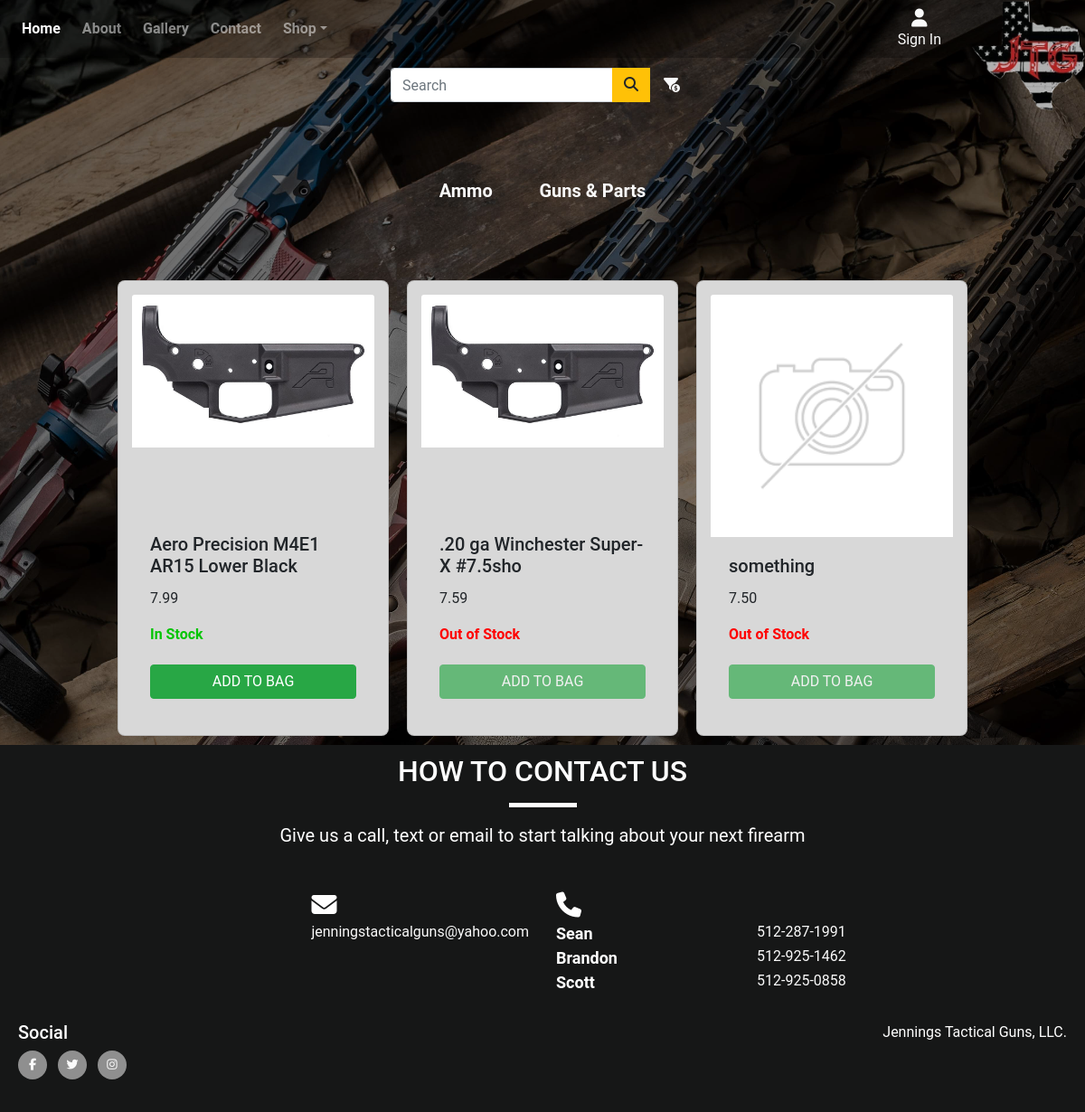
Screenshot of /products/ with the database file from the repository.
### products/models.py (models this page shows, shortened)
class Product(models.Model):
    category = models.ForeignKey('Category', null=True, blank=True, on_delete=models.SET_NULL)
    sku = models.CharField(max_length=254, null=True, blank=True)
    name = models.CharField(max_length=254)
    description = models.TextField()
    price = models.DecimalField(max_digits=6, decimal_places=2)
    is_available = models.BooleanField(default=True)
    image_url = models.URLField(max_length=1024, null=True, blank=True)
    image = models.ImageField(null=True, blank=True)

### products/views.py (the view, shortened to what this page needs)
# urls.py: path('', views.all_products, name='products'),
def all_products(request):
    products = Product.objects.all()
    query = None
    categories = None
    sort = None
    direction = None
    current_sorting = f'{sort}_{direction}'
    context = {
        'products': products,
        'search_term': query,
        'current_categories': categories,
        'current_sorting': current_sorting,
    }
    return render(request, 'products/products.html', context)

### bag/contexts.py (called while the page is built, shortened)
def bag_contents(request):
    bag_items = []
    total = 0
    product_count = 0
    bag = request.session.get('bag', {})
    delivery = total * Decimal(settings.STANDARD_DELIVERY_PERCENTAGE / 100)
    grand_total = delivery + total
    context = {
        'bag_items': bag_items,
        'total': total,
        'product_count': product_count,
        'delivery': delivery,
        'grand_total': grand_total,
    }
    return context

### products/templates/products/products.html (shortened to what this page needs)
{% extends 'base.html' %}
{% load static %}
{% block content %}
<div class="container-fluid cards-container">
  <div class="row">
    <form method="GET" action="{% url 'products' %}" class="search-form">
            <div class="input-group mb-3">
                <input type="text" name="q" minlength="3" placeholder="Search" class="form-control" >
                <div class="input-group-append">
    <button class="btn btn-warning btn-search" type="submit"><i class="fa fa-search left"></i></button>
  </div>
  <div class="input-group-append">
    {% if not current_categories %}
    <a href="{% url 'products' %}?sort=price&direction=asc" class="nav-link non-active-link" data-toggle="tooltip" data-placement="bottom" title="Sort by price">
    <i class="fas fa-funnel-dollar" alt="Sort by price"></i></a>
    {% endif %}
            </div>
            </div>
    </form>
</div>
<nav class="navbar nav-2">
{% if not current_categories %}
  <a class="nav-link non-active-link" href="{% url 'products' %}?category=ammo">Ammo</a>
  <a class="nav-link non-active-link" href="{% url 'products' %}?category=guns_parts">Guns & Parts</a>
{% endif %}
</nav>
  <div class="row cards-row">
  {% if products|length > 0 %}
    {% for product in products %}
    <div class="col-lg-3 col-md-4 col-xs-12 card">
    {% if product.image %}
    <a href="{% url 'product_detail' product.id %}">
      <img
        class="card-img-top"
        src="{{ MEDIA_URL }}{{ product.image }}"
        alt="{{ product.name }}"
      />
      </a>
      {% else %}
      <a href="{% url 'product_detail' product.id %}">
      <img
        class="card-img-top"
        src="{{ MEDIA_URL }}noimage.png"
        alt="{{ product.name }}"
      />
      </a>
    {% endif %}
      <div class="card-body d-flex flex-column">
          <div class="mt-auto">
        <h5 class="card-title">{{ product.name }}</h5>
        <p>{{ product.price }}</p>
        {% if product.is_available  %}
        <p class="stock-indicator-on d-flex flex-column">In Stock</p>
        {% else %}
        <p class="stock-indicator-off d-flex flex-column">Out of Stock</p>
        {% endif %}
        </div>
            <form class="form" action="{% url 'add_to_bag' product.id %}" method="POST">
                {% if product.is_available %}
                <input type="submit" class="btn btn-success text-uppercase" value="Add to Bag">
                {% else %}
                <input type="submit" class="btn btn-success text-uppercase disabled" value="Add to Bag" disabled>
                {% endif %}
            </form>
      </div>
    </div>
    {% endfor %}
  </div>
</div>
{% else %}
<div class="d-flex justify-content-center no-results">
  <h3 class="">No Results Found</h3>
  </div>
{% endif %}
{% endblock %}

### templates/base.html (shortened to what this page needs)
{% load static %}
<!DOCTYPE html>
<html lang="en">
<head>
{% block corecss %}
        <link rel="stylesheet" href="https://stackpath.bootstrapcdn.com/bootstrap/4.4.1/css/bootstrap.min.css">
        <link rel="stylesheet" href="https://cdnjs.cloudflare.com/ajax/libs/hover.css/2.3.1/css/hover-min.css"
		type="text/css" />
        <link rel="stylesheet" href="{% static 'css/base.css' %}">
{% endblock %}
</head>
<body>
	<div class="container-fluid navalert-container">
		<nav class="navbar navbar-dark navbar-expand-sm">
			<div class="collapse navbar-collapse" id="navbarNavDropdown">
				<ul class="navbar-nav mr-auto">
					<li class="active nav-item mr-2"><a class="nav-link" href="{% url 'home' %}">Home</a></li>
					<li class="nav-item mr-2"><a class="nav-link"
							href="#">About</a></li>
					<li class="nav-item mr-2"><a class="nav-link"
							href="#">Gallery</a></li>
					<li class="nav-item mr-2"><a class="nav-link"
							href="#">Contact</a></li>
                    <li class="nav-item dropdown mr-2">
                        <a class="nav-link dropdown-toggle" href="#" id="navbarDropdown" role="button" data-toggle="dropdown"
                            aria-haspopup="true" aria-expanded="false">Shop</a>
                    </li>
                </ul>
                <ul id="account-ul">
                    <li class="nav-item mr-2">
                        {% if request.user.is_authenticated %}
                        <a class="nav-link profile-icon" href="{% url 'profile' %}">
                            <div class="text-center">
                                <div><i class="fas fa-user fa-lg"></i></div>
                                <p class="my-0">My Profile</p>
                            </div>
                        </a>
                        {% else %}
                        <a class="nav-link profile-icon" href="{% url 'account_login' %}">
                            <div class="text-center">
                                <div><i class="fas fa-user fa-lg"></i></div>
                                <p class="my-0">Sign In</p>
                            </div>
                        </a>
                        {% endif %}
                    </li>
                </ul>
					<div class="row">
						<div class="logo-row">
							<a href="{% url 'home' %}"><img src="{{ MEDIA_URL }}logo.png" alt="Company Logo" width="125" height="125" class="logo-top d-none d-sm-block"></a>
						</div>
					</div>
		</nav>
	</div>
    {% block content %}
    {% endblock %}
	<div class="container-wrapper container-wrapper--black contact-container" id="contact">
		<section class="contact">
			<div class="row contact-row">
				<div class="col-12">
					<div class="col-12 page-header">
						<h2 class='text-uppercase'>How to contact us</h2>
						<hr class='block-divider block-divider--white'>
					</div>
					<div class="row">
						<div class="col-12">
							<p class="contact-details">
								Give us a call, text or email to start talking about your next firearm
							</p>
						</div>
					</div>
					<div class="row">
						<div class="col-md-6 ">
							<div class="float-md-right">
                            <h3 class="contact-icon"><i class="fa fa-envelope"></i></h3>
								<a href="mailto:jenningstacticalguns@yahoo.com?Subject=Custom%20Firearm" target="_top">
									jenningstacticalguns@yahoo.com</a>
							</div>
						</div>
						<div class="col-md-6 phone-numbers">
							<h3 class="contact-icon"><i class="fa fa-phone"></i></h3>
							<div>
								<div>
									<span class="key">
									Sean
								</span>
									<span class="value">
                                                <a href="tel:5122871991">512-287-1991</a>
                                        </span>
								</div>
								<div>
									<span class="key">
									Brandon
								</span>
									<span class="value">
                                                <a href="tel:5129251462">512-925-1462</a>
                                        </span>
								</div>
								<div>
									<span class="key">
									Scott
								</span>
									<span class="value">
                                                <a href="tel:5129250858">512-925-0858</a>
                                        </span>
								</div>
							</div>
						</div>
					</div>
				</div>
			</div>
		</section>
	</div>
	<footer class="container-wrapper--black">
		<div id="footer-details" class="row">
			<div class="col-sm-6">
				<h5 class="uppercase general-sub">Social</h5>
				<ul class='list-inline social-links'>
					<li class='list-inline-item'>
						<a target='_blank' href="https://www.facebook.com/jenningstacticalguns/">
							<i class="fa fa-facebook" aria-hidden='true'></i>
						</a>
					</li>
					<li class='list-inline-item'>
						<a target='_blank' href="https://twitter.com/GunsJennings?lang=en">
							<i class="fa fa-twitter" aria-hidden='true'></i>
						</a>
					</li>
					<li class='list-inline-item'>
						<a target='_blank' href="https://www.instagram.com/jennings_tactical_guns/">
							<i class="fa fa-instagram" aria-hidden='true'></i>
						</a>
					</li>
				</ul>
			</div>
            <div class="col-sm-6">
				<div class="d-flex align-items-end flex-column">
					Jennings Tactical Guns, LLC.
				</div>
                </div>
			</div>
	</footer>
</body>
</html>

### static/css/base.css (style rules this page uses)
body { font-family: "Roboto", sans-serif; }
ul { list-style-type: none; }
html, body { overflow-x: hidden; }
a { color: #fafafa; }
a:link { text-decoration: none; color: #fafafa; }
.container-wrapper { background-color: #fafafa; }
.container-wrapper--black { background-color: #313333; color: white; }
.logo-top { position: absolute; right: 0; top: 0; z-index: 2; }
.page-header { margin-bottom: 0; border-bottom: 0; text-align: center; }
.page-header h2 { margin-top: 0; }
.navalert-container { position: fixed; top: 0; left: 0; padding-left: 0; padding-right: 0; z-index: 1; }
.navbar { margin-bottom: 0; border: 0; width: 100%; background-color: rgba(0, 0, 0, 0.25); }
.navbar .navbar-nav a { font-weight: bold; }
.nav-2 { width: 25%; margin: auto; background-color: rgba(0, 0, 0, 0); font-size: 20px; padding-top: 5%; }
.non-active-link { font-weight: bold; }
#account-ul { margin: 0; }
.profile-icon { padding: 0; padding-right: 7px; }
.block-divider { width: 75px; height: 5px; border: 0; background-color: #bb3229; }
.block-divider--white { background-color: white; }
.btn { width: -webkit-fill-available; margin: 5px 0; }
#contact { padding: 10px 30px; }
.contact-container { padding:0; }
.key { font-weight: bold; font-size: large; }
.value { float: right; }
footer { background-color: #525252; color: #fafafa; min-height: 120px; margin: 0; }
.social-links { padding-bottom: 15px; }
.social-links li a i { width: 32px; height: 32px; padding: 12px 0; border-radius: 50%; font-size: 13px; line-height: 7px; text-align: center; color: #fafafa; background: #8f8f8f; transition: all 0.35s ease-in-out; -moz-transition: all 0.35s ease-in-out; -webkit-transition: all 0.35s ease-in-out; -o-transition: all 0.35s ease-in-out; }
#footer-details { padding: 20px; padding-bottom: 0; }
.contact-details { text-align: center; padding: 0 25px; font-size: 20px; }
#contact { align-items: right; }
.key { width: 30%; margin-right: 21px; padding-top: 5px; margin-top: 5px; vertical-align: top; }
.value { width: 60%; position: relative; }
.contact-icon { padding-top: 15px; margin-top: 15px; margin-bottom: 0; }
.cards-container { margin: auto; background: url('/media/1.jpeg') no-repeat top center fixed; }
.cards-row { padding-top: 5%; justify-content: center; }
.card { padding: 15px; margin: 10px; height: auto; background-color: #d8d8d8; border-radius: .5rem; }
.stock-indicator-on { color: rgb(3, 197, 3); font-weight: bold; }
.stock-indicator-off { color: red; font-weight: bold; }
.input-group-append { height: calc(1.5em + .75rem + 2px); }
.search-form { margin: auto; margin-top: 75px; }
.btn-search { margin: 0; }
.input-group-append .btn, .input-group-prepend .btn { margin: 0; }
.disabled { cursor: not-allowed; }

### rows the page displays
Product: image (picture), name "Aero Precision M4E1 AR15 Lower Black", price "7.99", is_available "In Stock"
Product: image (picture), name ".20 ga Winchester Super-X #7.5sho", price "7.59", is_available "Out of Stock"
Product: name "something", price "7.50", is_available "Out of Stock"
